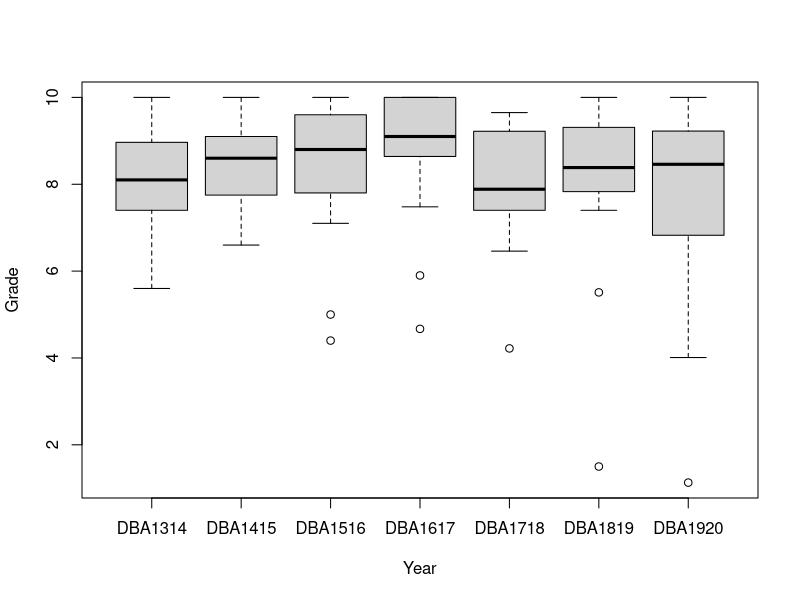

Here is the R script that generated this plot: (Note: this script raises an error after producing the figure.)
# Dinámicas ocultas y comportamientos disfuncionales en el trabajo en gupo. 2021

# General
n118 <- read.delim("n118.csv")
n118.CGrade.Year<-n118[,c("Grade","Year")]
boxplot(Grade~Year,n118.CGrade.Year)

# Estudio segmentado por años

for (year in sort(unique(n118$Year))) {
	sum <-summary(n118.CGrade.Year[n118.CGrade.Year$Year==year,]);
	cat(year, " ", sum[1], " ", sum[3], " ", sum[4], " ", sum[6], "\n")
}

# cat("Min & Median & Mean &Max \\\\")
# for (year in sort(unique(n118$Year))) {
#   sum <-summary(n118.CGrade.Year[n118.CGrade.Year$Year==year,]);
#   cat(year, " & ", strsplit(sum[1], ":")[[1]][2],
#       " & ", strsplit(sum[3], ":")[[1]][2],
#       " & ", strsplit(sum[4], ":")[[1]][2],
#       " & ", strsplit(sum[6], ":")[[1]][2], "\\\\ \n")
# }

n118.CGrade.Year.plot <- ggplot(n118.Grades.Year.melt, aes(x=Grade, y=Count, group=Year, colour=Year))
n118.Grades.Year.plot+geom_line()

# Tests de independencia sobre el año
n118.CGrade.Year.lm <- lm(Grade~Year, n118.CGrade.Year)
n118.CGrade.Year.aov <- aov( n118.CGrade.Year.lm)
summary(n118.CGrade.Year.aov)
n118.CGrade.Year.kw <- kruskal.test(Grade~Year, n118.CGrade.Year)
show(n118.CGrade.Year.kw)
n118.CGrade.Year.tukey <- TukeyHSD(n118.CGrade.Year.aov)
show(n118.CGrade.Year.tukey)


# Tests de independencia sobre el tipo de líder
n118.CGrade.Leader <-n118[,c("Grade","Leader")]
n118.CGrade.Leader.boxplot <-boxplot(Grade~Leader, n118.CGrade.Leader)
show(n118.CGrade.Leader.boxplot$out)
n118.NO.CGrade.Leader<- +
  n118.CGrade.Leader[!(n118.CGrade.Leader$Grade %in% +
                         n118.CGrade.Leader.boxplot$out),]
summary(n118.NO.CGrade.Leader)

for (leader in sort(unique(n118$Leader))) {
  sum <-summary(n118.CGrade.Leader[n118.CGrade.Leader$Leader==leader,]);
#  cat(leader, " ", sum[1], " ", sum[3], " ", sum[4], " ", sum[6], "\n")
     cat(leader, " & ", strsplit(sum[1], ":")[[1]][2],
         " & ", strsplit(sum[3], ":")[[1]][2],
         " & ", strsplit(sum[4], ":")[[1]][2],
         " & ", strsplit(sum[6], ":")[[1]][2], "\\\\ \n")
}

n118.NO.CGrade.Leader.lm <- lm(Grade~Leader,n118.NO.CGrade.Leader)
n118.NO.CGrade.Leader.aov<-aov(n118.NO.CGrade.Leader.lm)
summary(n118.NO.CGrade.Leader.aov)
#Df Sum Sq Mean Sq F value Pr(>F)
#Leader        2    7.7   3.852   3.385 0.0376 *
#  Residuals   106  120.6   1.138
#---
#  Signif. codes:  0 ‘***’ 0.001 ‘**’ 0.01 ‘*’ 0.05 ‘.’ 0.1 ‘ ’ 1
qf(1-0.95,2,106,lower.tail = F)
#[1] 3.082015

n118.NO.CGrade.Leader.kw <-kruskal.test(Grade~Leader, n118.CGrade.Leader.boxplot)
#Kruskal-Wallis rank sum test
#data:  Grade by Leader
#Kruskal-Wallis chi-squared = 6.6899, df = 2, p-value = 0.03526
n118.NO.CGrade.Leader.tukey <- TukeyHSD(n118.NO.CGrade.Leader.aov)
#Tukey multiple comparisons of means
#95% family-wise confidence level
#Fit: aov(formula = n118.NO.CGrades.Leader.lm)
#$Leader
#diff        lwr        upr     p adj
#D-A  0.02367742 -0.6579991 0.70535390 0.9962488
#L-A -0.52107730 -1.0944751 0.05232049 0.0829032
#L-D -0.54475472 -1.1600371 0.07052771 0.0937293

n118.NO.CGrade.LeaderAD <- n118.NO.CGrade.Leader[n118.NO.CGrade.Leader$Leader == "D" |n118.NO.CGrade.Leader$Leader =="A",]
n118.NO.CGrade.LeaderAD.lm <- lm(Grade~Leader,n118.NO.CGrade.LeaderAD)
t.test(Grade~Leader,n118.NO.CGrade.LeaderAD)
# Tukey multiple comparisons of means
# 95% family-wise confidence level
#
# Fit: aov(formula = n118.NO.CGrades.Leader.lm)
#
# $Leader
# diff        lwr        upr     p adj
# D-A  0.02367742 -0.6579991 0.70535390 0.9962488
# L-A -0.52107730 -1.0944751 0.05232049 0.0829032
# L-D -0.54475472 -1.1600371 0.07052771 0.0937293
FullScrumADL <- read.csv("FullScrumADL.csv", row.names=1)
FullScrumADL.lm<-lm(EC~Leader,FullScrumADL)
FullScrumADL.aov <- aov(FullScrumADL.lm)
summary(FullScrumADL.aov)
# Df Sum Sq Mean Sq F value Pr(>F)
# Leader         2   4.89  2.4437   107.5 <2e-16 ***
#   Residuals   6133 139.36  0.0227
# ---
#   Signif. codes:  0 ‘***’ 0.001 ‘**’ 0.01 ‘*’ 0.05 ‘.’ 0.1 ‘ ’ 1
FullScrumADL.tukey <- TukeyHSD(FullScrumADL.aov)
FullScrumADL.tukey
# Tukey multiple comparisons of means
# 95% family-wise confidence level
#
# Fit: aov(formula = FullScrumADL.lm)
#
# $Leader
# diff          lwr         upr     p adj
# D-A  0.07278430  0.060193214  0.08537538 0.0000000
# L-A  0.01181177  0.001092603  0.02253094 0.0265295
# L-D -0.06097253 -0.072281607 -0.04966345 0.0000000
plot(FullScrumADL.tukey)
FullScrumADL.boxplot <- boxplot(EC~Leader,FullScrumADL)
FullScrumADL.boxplot$out
# [1]  0.479  0.499  0.519  0.538  0.515  0.534  0.554  0.573  0.528  0.508  0.528 -0.315 -0.295  0.482 -0.490 -0.470 -0.472
# [18] -0.463 -0.444 -0.424 -0.415 -0.396 -0.376 -0.356 -0.337 -0.317 -0.297  0.472  0.477  0.478  0.469  0.488  0.479  0.499
# [35]  0.605  0.624  0.626  0.646  0.665  0.602  0.621  0.593  0.613  0.632  0.591  0.611  0.612  0.632  0.590  0.500  0.519
# [52]  0.539  0.534  0.553  0.573  0.593  0.550  0.570  0.590  0.572  0.592  0.611  0.613  0.632  0.652  0.671  0.691  0.485
# [69]  0.505  0.525  0.492  0.511  0.484  0.504  0.524  0.491 -0.291 -0.395 -0.375 -0.355 -0.336 -0.316 -0.297  0.500  0.519
# [86]  0.539  0.505  0.525  0.545  0.564  0.573  0.593  0.487  0.507  0.526  0.546  0.565  0.585  0.488  0.508  0.528  0.547
# [103]  0.567  0.495  0.514  0.534
FullScrumADL.NO <- FullScrumADL[!(FullScrumADL$EC %in% FullScrumADL.boxplot$out),]
summary(FullScrumADL)
# Leader                EC
# Length:6136        Min.   :-0.4900
# Class :character   1st Qu.: 0.0060
# Mode  :character   Median : 0.0940
# Mean   : 0.1147
# 3rd Qu.: 0.2040
# Max.   : 0.6910
summary(FullScrumADL.NO)
# Leader                EC
# Length:6008        Min.   :-0.278
# Class :character   1st Qu.: 0.005
# Mode  :character   Median : 0.091
# Mean   : 0.109
# 3rd Qu.: 0.197
# Max.   : 0.582
FullScrumADL.NO.lm<-lm(EC~Leader,FullScrumADL.NO)
FullScrumADL.NO.aov<-aov(FullScrumADL.NO.lm)
summary(FullScrumADL.NO.aov)
# Df Sum Sq Mean Sq F value Pr(>F)
# Leader         2   4.04  2.0201   105.4 <2e-16 ***
#   Residuals   6005 115.14  0.0192
# ---
#   Signif. codes:  0 ‘***’ 0.001 ‘**’ 0.01 ‘*’ 0.05 ‘.’ 0.1 ‘ ’ 1
FullScrumADL.NO.tukey <-TukeyHSD (FullScrumADL.NO.aov)
FullScrumADL.NO.tukey
# Tukey multiple comparisons of means
# 95% family-wise confidence level
#
# Fit: aov(formula = FullScrumADL.NO.lm)
#
# $Leader
# diff          lwr         upr     p adj
# D-A  0.064020926  0.052328961  0.07571289 0.0000000
# L-A  0.005111773 -0.004835529  0.01505908 0.4503998
# L-D -0.058909153 -0.069413993 -0.04840431 0.0000000
plot(FullScrumADL.NO.tukey)
